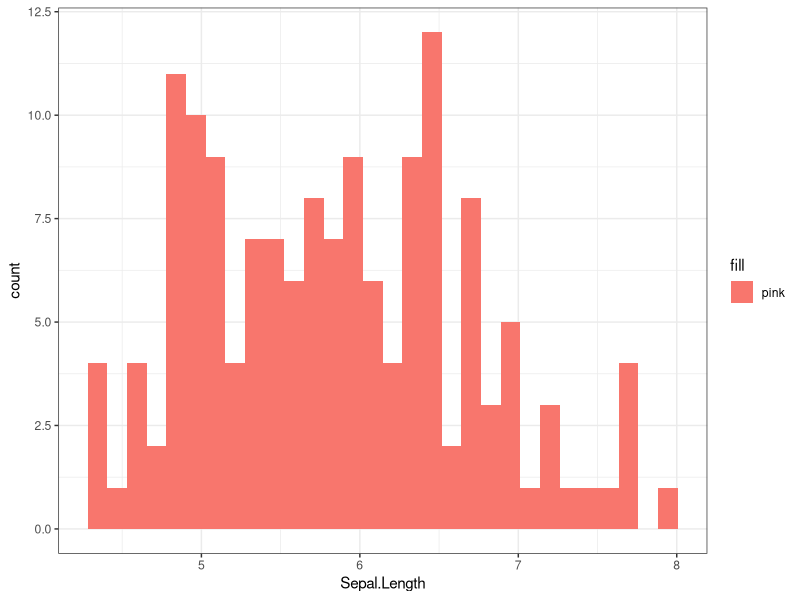
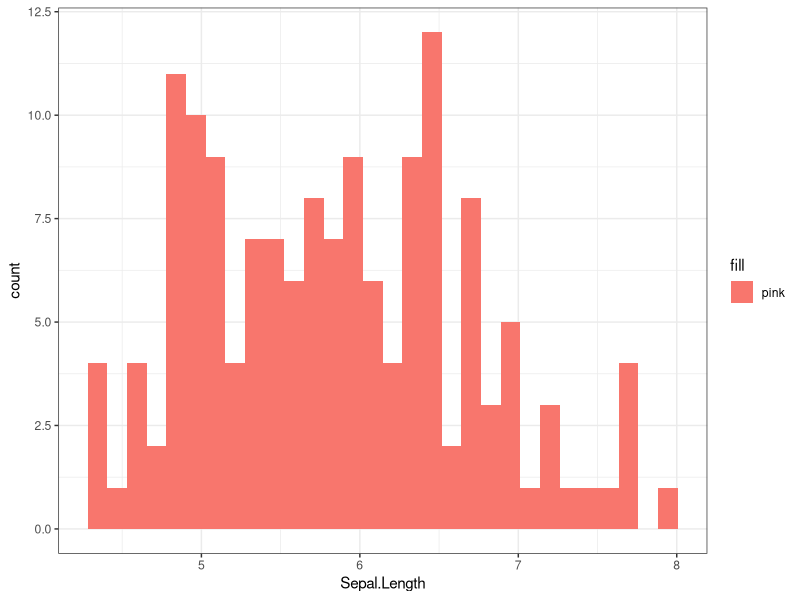

These figures' R source, in order:
## ---- chunk 1
knitr::opts_chunk$set(echo = TRUE)
library(tidyverse)
## ---- chunk 2
head(iris)
ggplot(iris,aes(x = Sepal.Length, color = Sepal.Length, fill = "pink"),stat_bin(30)) +
  geom_histogram() +
  theme_bw() ->practice_iris
practice_iris
ggsave("practice_plot.png",practice_iris)


